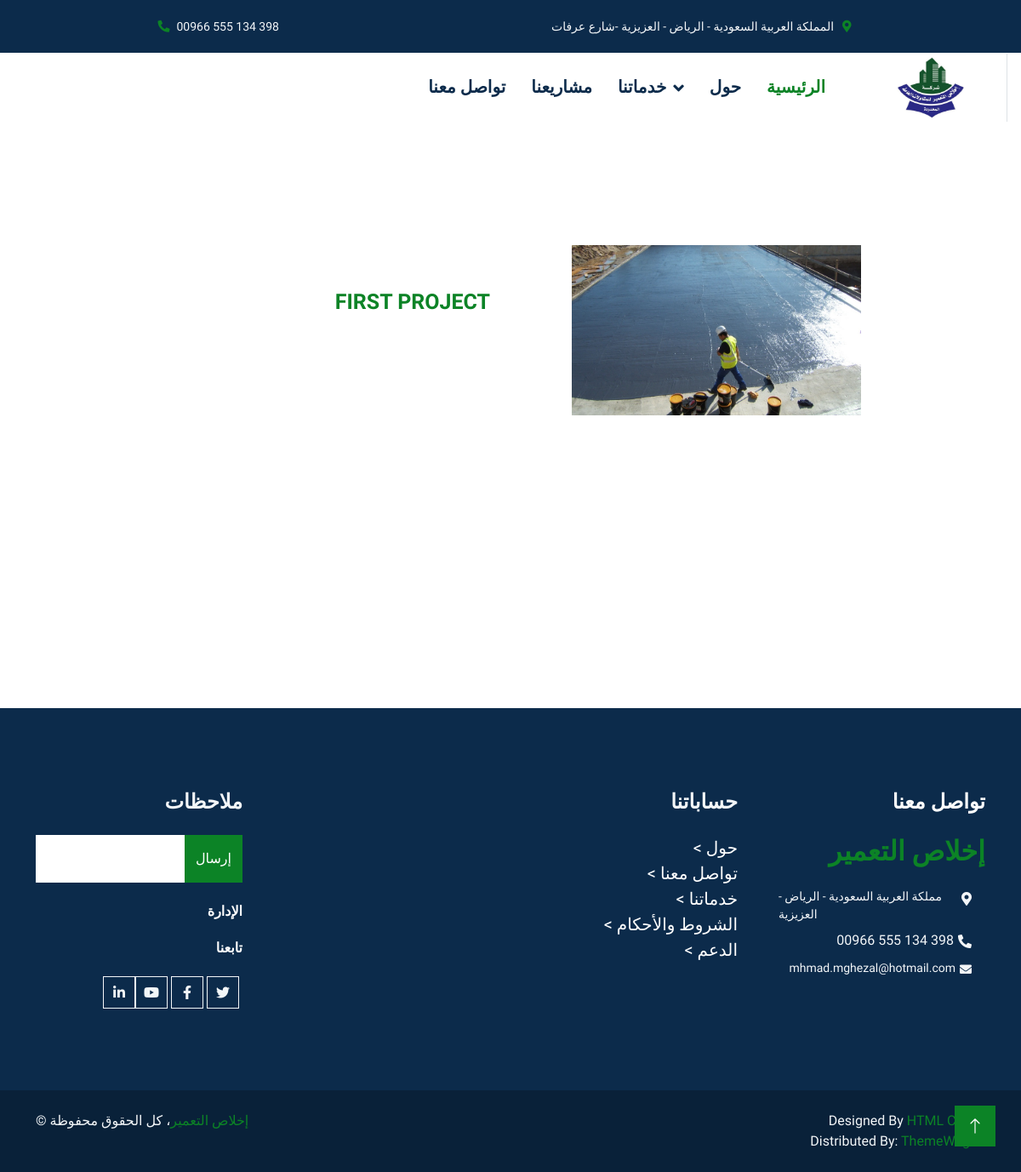
/view_project_detail/1, run on the app's committed database.
### main/models.py (models this page shows, shortened)
class Project(models.Model):
    title           =  models.CharField(max_length=50)
    created_at      =  models.DateTimeField(auto_now_add=True)
    created_by      =  models.ForeignKey(User,related_name='project',on_delete=models.SET_DEFAULT,default=1)
    updated_at      =  models.DateTimeField(auto_now=True)
    updated_by      =  models.ForeignKey(User,related_name='+',on_delete=models.SET_DEFAULT,default=1)
    images          =  models.ImageField(null=True,blank=True,upload_to="images/")

### main/views.py (the view)
# urls.py: path('view_project_detail/<int:project_id>',views.view_project_detail,name='view_project_detail'),
def view_project_detail(request,project_id):
    project=Project.objects.get(id=project_id)
    context={'project':project}
    return render(request,"view_project_detail.html",context)

### templates/view_project_detail.html (shortened to what this page needs)
{% extends "base.html" %}
{% load static %}
{% block content %}
<div class="container-xxl py-6">
    <div class="container">
        <div class="row g-5">
            <div class="col-lg-6 wow fadeInUp" data-wow-delay="0.5s">
                <div class="h-100" style="text-align: right;">
                    <h6 class="text-primary text-uppercase mb-2" style="margin-top:100px; font-weight: bold; font-size: 25px;">{{project.title}}</h6>
                </div>
            </div>
            <div class="col-lg-6 wow fadeInUp" data-wow-delay="0.1s">
                <div class="position-relative overflow-hidden ps-5 pt-5 h-100" style="min-height: 400px;">
                    {% if project.images %}
                    <img src="{{project.images.url}}" width=340px height=200px />
                   {% else %}
                   <img src={% static 'img/download.png' %} width=340px height=200px />
                 {% endif %}
                </div>
            </div>
        </div>
    </div>
</div>
{% endblock content %}

### static/css/style.css (style rules this page uses)
:root { --primary: #0c8326; --secondary: #757575; --light: #F3F6F8; --dark: #0C2B4B; }
.py-6 { padding-top: 6rem; padding-bottom: 6rem; }

### data on the page
Project: title "FIRST PROJECT", images (picture)
